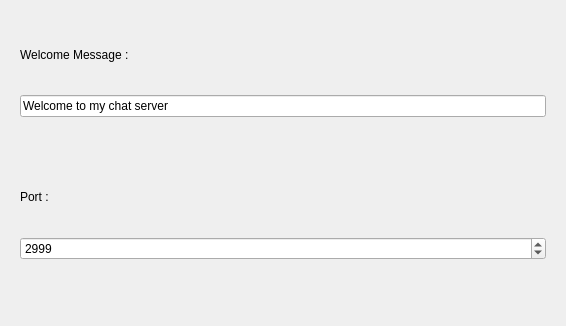
<?xml version="1.0" encoding="UTF-8"?>
<ui version="4.0">
 <class>Dialog</class>
 <widget class="QDialog" name="Dialog">
  <property name="geometry">
   <rect>
    <x>0</x>
    <y>0</y>
    <width>566</width>
    <height>326</height>
   </rect>
  </property>
  <property name="windowTitle">
   <string>Dialog</string>
  </property>
  <layout class="QVBoxLayout" name="verticalLayout">
   <item>
    <widget class="QStackedWidget" name="stackedWidget">
     <property name="currentIndex">
      <number>0</number>
     </property>
     <widget class="QWidget" name="page">
      <layout class="QVBoxLayout" name="verticalLayout_2">
       <item>
        <widget class="QLabel" name="label">
         <property name="text">
          <string>Welcome Message :</string>
         </property>
        </widget>
       </item>
       <item>
        <widget class="QLineEdit" name="txtMessage">
         <property name="text">
          <string>Welcome to my chat server</string>
         </property>
        </widget>
       </item>
       <item>
        <spacer name="verticalSpacer">
         <property name="orientation">
          <enum>Qt::Vertical</enum>
         </property>
         <property name="sizeType">
          <enum>QSizePolicy::Preferred</enum>
         </property>
         <property name="sizeHint" stdset="0">
          <size>
           <width>20</width>
           <height>40</height>
          </size>
         </property>
        </spacer>
       </item>
       <item>
        <widget class="QLabel" name="label_2">
         <property name="text">
          <string>Port :</string>
         </property>
        </widget>
       </item>
       <item>
        <widget class="QSpinBox" name="sbPort">
         <property name="maximum">
          <number>6400</number>
         </property>
         <property name="value">
          <number>2999</number>
         </property>
        </widget>
       </item>
       <item>
        <spacer name="verticalSpacer_2">
         <property name="orientation">
          <enum>Qt::Vertical</enum>
         </property>
         <property name="sizeType">
          <enum>QSizePolicy::Preferred</enum>
         </property>
         <property name="sizeHint" stdset="0">
          <size>
           <width>20</width>
           <height>40</height>
          </size>
         </property>
        </spacer>
       </item>
      </layout>
     </widget>
     <widget class="QWidget" name="page_2">
      <layout class="QVBoxLayout" name="verticalLayout_3">
       <item>
        <layout class="QHBoxLayout" name="horizontalLayout">
         <item>
          <widget class="QPushButton" name="btnStart">
           <property name="text">
            <string>Start</string>
           </property>
          </widget>
         </item>
         <item>
          <widget class="QPushButton" name="btnStop">
           <property name="text">
            <string>Stop</string>
           </property>
          </widget>
         </item>
        </layout>
       </item>
       <item>
        <widget class="QLabel" name="lblStatus">
         <property name="text">
          <string>Closed</string>
         </property>
        </widget>
       </item>
      </layout>
     </widget>
    </widget>
   </item>
   <item>
    <widget class="QDialogButtonBox" name="buttonBox">
     <property name="standardButtons">
      <set>QDialogButtonBox::NoButton</set>
     </property>
    </widget>
   </item>
  </layout>
 </widget>
 <resources/>
 <connections/>
</ui>
